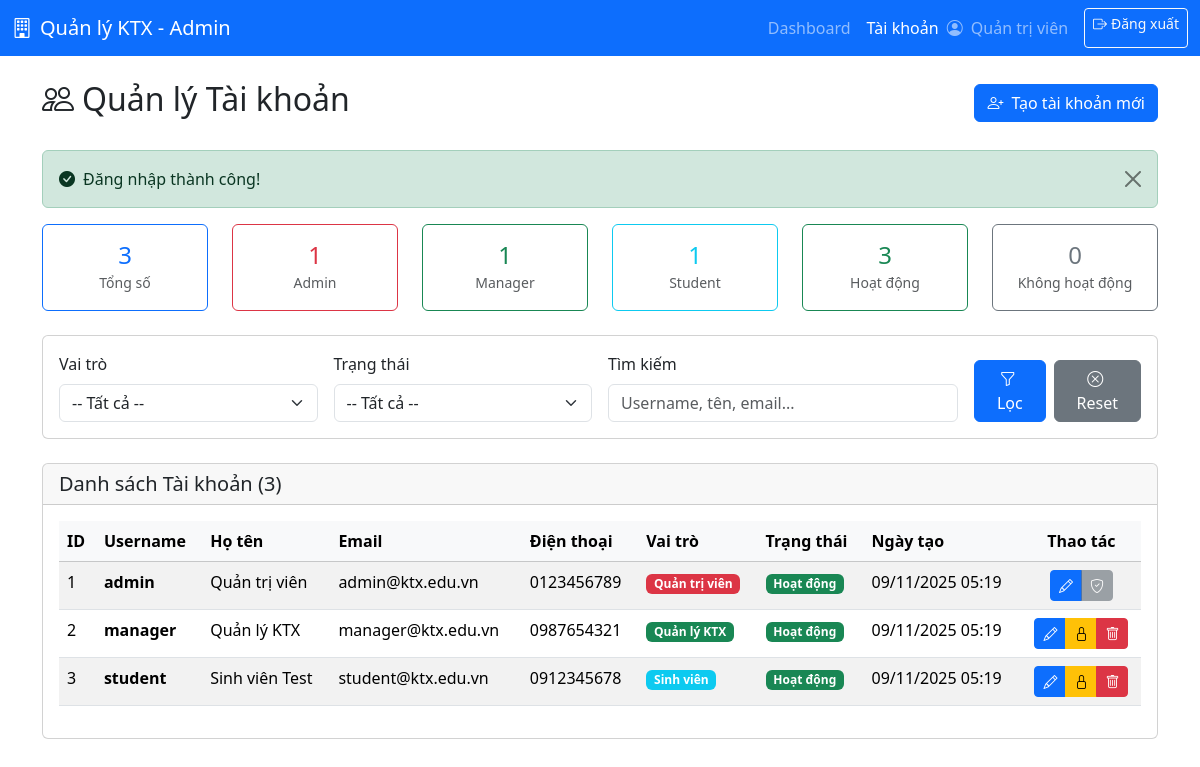
The app's page /views/admin/users.php (signed in) with its own data.
### tables this page shows
CREATE TABLE users (
    id INT AUTO_INCREMENT PRIMARY KEY,
    username VARCHAR(50) UNIQUE NOT NULL,
    password VARCHAR(255) NOT NULL COMMENT 'Mật khẩu đã hash',
    full_name VARCHAR(100) NOT NULL,
    email VARCHAR(100),
    phone VARCHAR(20),
    role ENUM('admin', 'manager', 'student') NOT NULL,
    status ENUM('active', 'inactive') DEFAULT 'active',
    created_at TIMESTAMP DEFAULT CURRENT_TIMESTAMP,
    updated_at TIMESTAMP DEFAULT CURRENT_TIMESTAMP ON UPDATE CURRENT_TIMESTAMP,
    INDEX idx_username (username),
    INDEX idx_role (role),
    INDEX idx_status (status)
);

### functions/auth.php (called while the page is built, shortened)
<?php
require_once __DIR__ . '/helpers.php';
function getCurrentUser() {
    if (isset($_SESSION['user_id']) && isset($_SESSION['username'])) {
        return [
            'id' => $_SESSION['user_id'],
            'username' => $_SESSION['username'],
            'full_name' => $_SESSION['full_name'] ?? null,
            'role' => $_SESSION['role'] ?? null,
            'email' => $_SESSION['email'] ?? null,
            'phone' => $_SESSION['phone'] ?? null
        ];
    }
    return null;
}
?>

### functions/users.php (called while the page is built, shortened)
<?php
require_once __DIR__ . '/helpers.php';
function getAllUsers($filters = []) {
    $conn = getDbConnection();
    $users = [];
    $sql = "SELECT * FROM users WHERE 1=1";
    $sql .= " ORDER BY created_at DESC";
    $stmt = mysqli_prepare($conn, $sql);
    if ($stmt) {
        mysqli_stmt_execute($stmt);
        $result = mysqli_stmt_get_result($stmt);
        if ($result) {
            while ($row = mysqli_fetch_assoc($result)) {
                unset($row['password']);
                $users[] = $row;
            }
        }
    }
    return $users;
}
function getUserStatistics() {
    $conn = getDbConnection();
    $stats = [
        'total' => 0,
        'admin' => 0,
        'manager' => 0,
        'student' => 0,
        'active' => 0,
        'inactive' => 0
    ];
    $sql = "SELECT
                COUNT(*) as total,
                SUM(CASE WHEN role = 'admin' THEN 1 ELSE 0 END) as admin,
                SUM(CASE WHEN role = 'manager' THEN 1 ELSE 0 END) as manager,
                SUM(CASE WHEN role = 'student' THEN 1 ELSE 0 END) as student,
                SUM(CASE WHEN status = 'active' THEN 1 ELSE 0 END) as active,
                SUM(CASE WHEN status = 'inactive' THEN 1 ELSE 0 END) as inactive
            FROM users";
    $result = mysqli_query($conn, $sql);
    if ($result && mysqli_num_rows($result) > 0) {
        $row = mysqli_fetch_assoc($result);
        $stats = [
            'total' => intval($row['total']),
            'admin' => intval($row['admin']),
            'manager' => intval($row['manager']),
            'student' => intval($row['student']),
            'active' => intval($row['active']),
            'inactive' => intval($row['inactive'])
        ];
    }
    return $stats;
}
function getUserRoles() {
    return [
        'admin' => 'Quản trị viên',
        'manager' => 'Quản lý KTX',
        'student' => 'Sinh viên'
    ];
}
function getUserStatuses() {
    return [
        'active' => 'Hoạt động',
        'inactive' => 'Không hoạt động'
    ];
}

### functions/helpers.php (called while the page is built, shortened)
<?php
function getSuccessMessage() {
    if (isset($_SESSION['success'])) {
        $message = $_SESSION['success'];
        return $message;
    }
    return null;
}
function escapeHtml($string) {
    return htmlspecialchars($string, ENT_QUOTES, 'UTF-8');
}
?>

### views/admin/users.php (the view, shortened to what this page needs)
<?php
require_once __DIR__ . '/../../functions/auth.php';
require_once __DIR__ . '/../../functions/helpers.php';
require_once __DIR__ . '/../../functions/users.php';
$currentUser = getCurrentUser();
$filters = [];
$users = getAllUsers($filters);
$stats = getUserStatistics();
$roles = getUserRoles();
$statuses = getUserStatuses();
$successMsg = getSuccessMessage();
?>
<!DOCTYPE html>
<html lang="vi">
<head>
    <link href="https://cdn.jsdelivr.net/npm/bootstrap@5.3.3/dist/css/bootstrap.min.css" rel="stylesheet">
    <link href="https://cdn.jsdelivr.net/npm/bootstrap-icons@1.11.0/font/bootstrap-icons.css" rel="stylesheet">
</head>
<body>
    <nav class="navbar navbar-expand-lg navbar-dark bg-primary">
        <div class="container-fluid">
            <a class="navbar-brand" href="dashboard.php">
                <i class="bi bi-building me-2"></i>Quản lý KTX - Admin
            </a>
            <div class="navbar-nav ms-auto">
                <a class="nav-link" href="dashboard.php">Dashboard</a>
                <a class="nav-link active" href="users.php">Tài khoản</a>
                <span class="navbar-text me-3">
                    <i class="bi bi-person-circle me-1"></i>
                    <?php echo escapeHtml($currentUser['full_name'] ?? $currentUser['username']); ?>
                </span>
                <a class="btn btn-outline-light btn-sm" href="../../handle/logout_process.php">
                    <i class="bi bi-box-arrow-right me-1"></i>Đăng xuất
                </a>
            </div>
        </div>
    </nav>
    <div class="container mt-4">
        <div class="d-flex justify-content-between align-items-center mb-4">
            <h2><i class="bi bi-people me-2"></i>Quản lý Tài khoản</h2>
            <a href="users/create_user.php" class="btn btn-primary">
                <i class="bi bi-person-plus me-2"></i>Tạo tài khoản mới
            </a>
        </div>
        <?php if ($successMsg): ?>
            <div class="alert alert-success alert-dismissible fade show">
                <i class="bi bi-check-circle-fill me-2"></i><?php echo escapeHtml($successMsg); ?>
                <button type="button" class="btn-close" data-bs-dismiss="alert"></button>
            </div>
        <?php endif; ?>
        <div class="row mb-4">
            <div class="col-md-2">
                <div class="card text-center border-primary">
                    <div class="card-body">
                        <h4 class="mb-0 text-primary"><?php echo $stats['total']; ?></h4>
                        <small class="text-muted">Tổng số</small>
                    </div>
                </div>
            </div>
            <div class="col-md-2">
                <div class="card text-center border-danger">
                    <div class="card-body">
                        <h4 class="mb-0 text-danger"><?php echo $stats['admin']; ?></h4>
                        <small class="text-muted">Admin</small>
                    </div>
                </div>
            </div>
            <div class="col-md-2">
                <div class="card text-center border-success">
                    <div class="card-body">
                        <h4 class="mb-0 text-success"><?php echo $stats['manager']; ?></h4>
                        <small class="text-muted">Manager</small>
                    </div>
                </div>
            </div>
            <div class="col-md-2">
                <div class="card text-center border-info">
                    <div class="card-body">
                        <h4 class="mb-0 text-info"><?php echo $stats['student']; ?></h4>
                        <small class="text-muted">Student</small>
                    </div>
                </div>
            </div>
            <div class="col-md-2">
                <div class="card text-center border-success">
                    <div class="card-body">
                        <h4 class="mb-0 text-success"><?php echo $stats['active']; ?></h4>
                        <small class="text-muted">Hoạt động</small>
                    </div>
                </div>
            </div>
            <div class="col-md-2">
                <div class="card text-center border-secondary">
                    <div class="card-body">
                        <h4 class="mb-0 text-secondary"><?php echo $stats['inactive']; ?></h4>
                        <small class="text-muted">Không hoạt động</small>
                    </div>
                </div>
            </div>
        </div>
        <div class="card mb-4">
            <div class="card-body">
                <form method="GET" action="users.php" class="row g-3">
                    <div class="col-md-3">
                        <label for="role" class="form-label">Vai trò</label>
                        <select class="form-select" id="role" name="role">
                            <option value="">-- Tất cả --</option>
                        </select>
                    </div>
                    <div class="col-md-3">
                        <label for="status" class="form-label">Trạng thái</label>
                        <select class="form-select" id="status" name="status">
                            <option value="">-- Tất cả --</option>
                        </select>
                    </div>
                    <div class="col-md-4">
                        <label for="search" class="form-label">Tìm kiếm</label>
                        <input type="text" class="form-control" id="search" name="search"
                               placeholder="Username, tên, email..."
                               value="<?php echo escapeHtml($filters['search'] ?? ''); ?>">
                    </div>
                    <div class="col-md-2 d-flex align-items-end">
                        <button type="submit" class="btn btn-primary me-2">
                            <i class="bi bi-funnel me-1"></i>Lọc
                        </button>
                        <a href="users.php" class="btn btn-secondary">
                            <i class="bi bi-x-circle me-1"></i>Reset
                        </a>
                    </div>
                </form>
            </div>
        </div>
        <div class="card">
            <div class="card-header">
                <h5 class="mb-0">Danh sách Tài khoản (<?php echo count($users); ?>)</h5>
            </div>
            <div class="card-body">
                <?php if (empty($users)): ?>
                    <div class="alert alert-info">
                        <i class="bi bi-info-circle me-2"></i>Không tìm thấy tài khoản nào.
                    </div>
                <?php else: ?>
                    <div class="table-responsive">
                        <table class="table table-striped table-hover">
                            <thead class="table-light">
                                <tr>
                                    <th>ID</th>
                                    <th>Username</th>
                                    <th>Họ tên</th>
                                    <th>Email</th>
                                    <th>Điện thoại</th>
                                    <th>Vai trò</th>
                                    <th>Trạng thái</th>
                                    <th>Ngày tạo</th>
                                    <th class="text-center">Thao tác</th>
                                </tr>
                            </thead>
                            <tbody>
                                <?php foreach ($users as $user): ?>
                                    <tr>
                                        <td><?php echo $user['id']; ?></td>
                                        <td><strong><?php echo escapeHtml($user['username']); ?></strong></td>
                                        <td><?php echo escapeHtml($user['full_name']); ?></td>
                                        <td><?php echo escapeHtml($user['email'] ?? '-'); ?></td>
                                        <td><?php echo escapeHtml($user['phone'] ?? '-'); ?></td>
                                        <td>
                                            <?php
                                            $roleBadges = [
                                                'admin' => 'danger',
                                                'manager' => 'success',
                                                'student' => 'info'
                                            ];
                                            $badge = $roleBadges[$user['role']] ?? 'secondary';
                                            ?>
                                            <span class="badge bg-<?php echo $badge; ?>">
                                                <?php echo escapeHtml($roles[$user['role']] ?? $user['role']); ?>
                                            </span>
                                        </td>
                                        <td>
                                            <?php
                                            $statusBadge = ($user['status'] === 'active') ? 'success' : 'secondary';
                                            ?>
                                            <span class="badge bg-<?php echo $statusBadge; ?>">
                                                <?php echo escapeHtml($statuses[$user['status']] ?? $user['status']); ?>
                                            </span>
                                        </td>
                                        <td><?php echo date('d/m/Y H:i', strtotime($user['created_at'])); ?></td>
                                        <td class="text-center">
                                            <div class="btn-group" role="group">
                                                <a href="users/edit_user.php?id=<?php echo $user['id']; ?>"
                                                   class="btn btn-sm btn-primary" title="Sửa">
                                                    <i class="bi bi-pencil"></i>
                                                </a>
                                                <?php if ($user['role'] !== 'admin'): ?>
                                                    <button type="button"
                                                            class="btn btn-sm btn-warning"
                                                            onclick="toggleStatus(<?php echo $user['id']; ?>, '<?php echo $user['status']; ?>')"
                                                            title="Khóa/Mở khóa">
                                                        <i class="bi bi-<?php echo $user['status'] === 'active' ? 'lock' : 'unlock'; ?>"></i>
                                                    </button>
                                                <?php else: ?>
                                                    <button type="button"
                                                            class="btn btn-sm btn-secondary"
                                                            disabled
                                                            title="Không thể khóa tài khoản Admin">
                                                        <i class="bi bi-shield-check"></i>
                                                    </button>
                                                <?php endif; ?>
                                                <?php if ($user['id'] != $currentUser['id'] && $user['role'] !== 'admin'): ?>
                                                    <button type="button"
                                                            class="btn btn-sm btn-danger"
                                                            onclick="deleteUser(<?php echo $user['id']; ?>, '<?php echo escapeHtml($user['username']); ?>')"
                                                            title="Xóa">
                                                        <i class="bi bi-trash"></i>
                                                    </button>
                                                <?php endif; ?>
                                            </div>
                                        </td>
                                    </tr>
                                <?php endforeach; ?>
                            </tbody>
                        </table>
                    </div>
                <?php endif; ?>
            </div>
        </div>
    </div>
</body>
</html>

### records on screen
users: full_name "Quản trị viên", id "1", username "admin", email "admin@ktx.edu.vn", phone "0123456789", role "Quản trị viên", status "Hoạt động", created_at "09/11/2025 05:19"
users: id "2", username "manager", full_name "Quản lý KTX", email "manager@ktx.edu.vn", phone "0987654321", role "Quản lý KTX", status "Hoạt động", created_at "09/11/2025 05:19"
users: id "3", username "student", full_name "Sinh viên Test", email "student@ktx.edu.vn", phone "0912345678", role "Sinh viên", status "Hoạt động", created_at "09/11/2025 05:19"

### other values on screen
escapeHtml($successMsg) "Đăng nhập thành công!"
$stats['total'] "3"
$stats['admin'] "1"
$stats['manager'] "1"
$stats['student'] "1"
$stats['active'] "3"
$stats['inactive'] "0"
count($users) "3"
